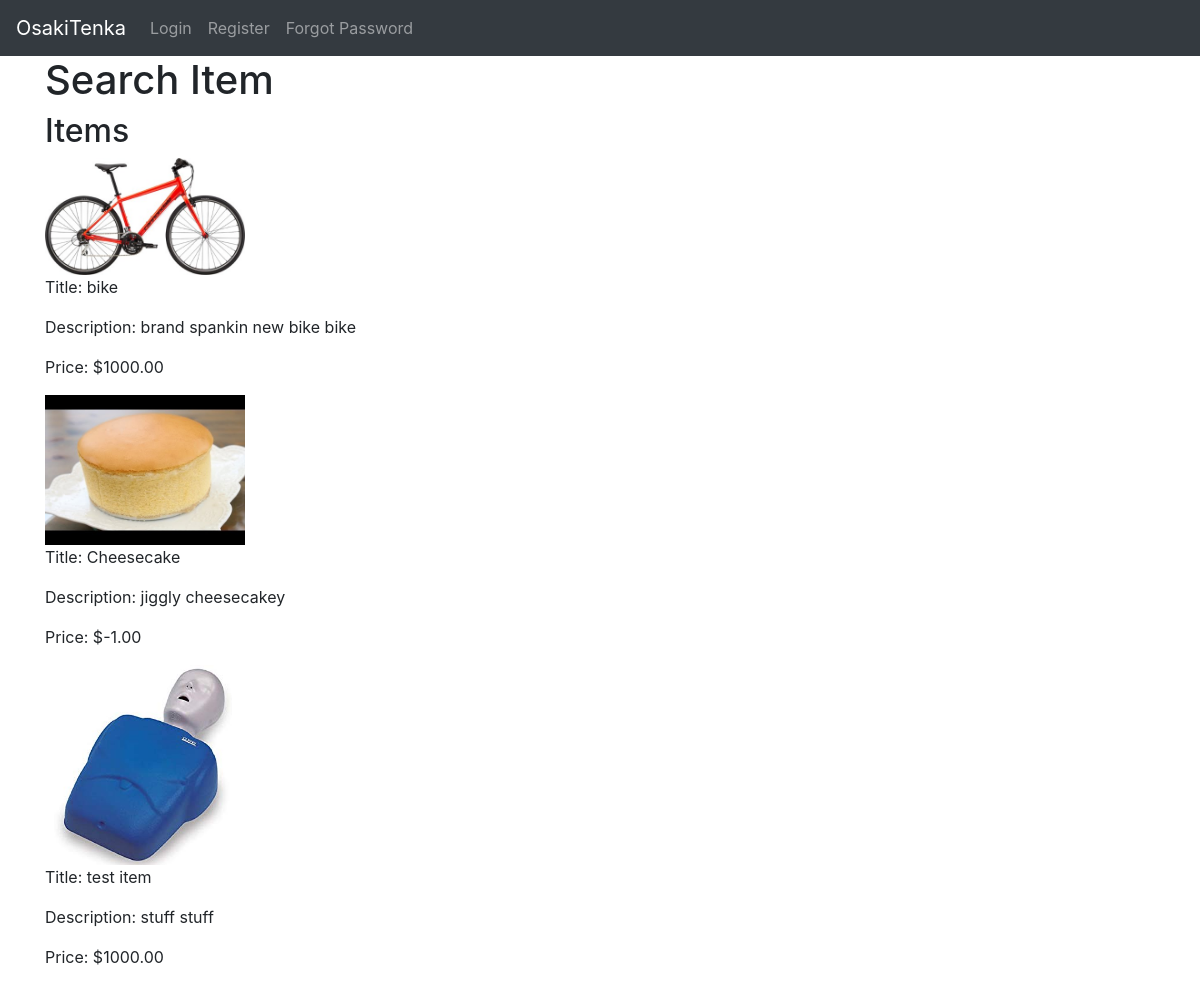
The page /product/search-item/ on the database as committed earlier.
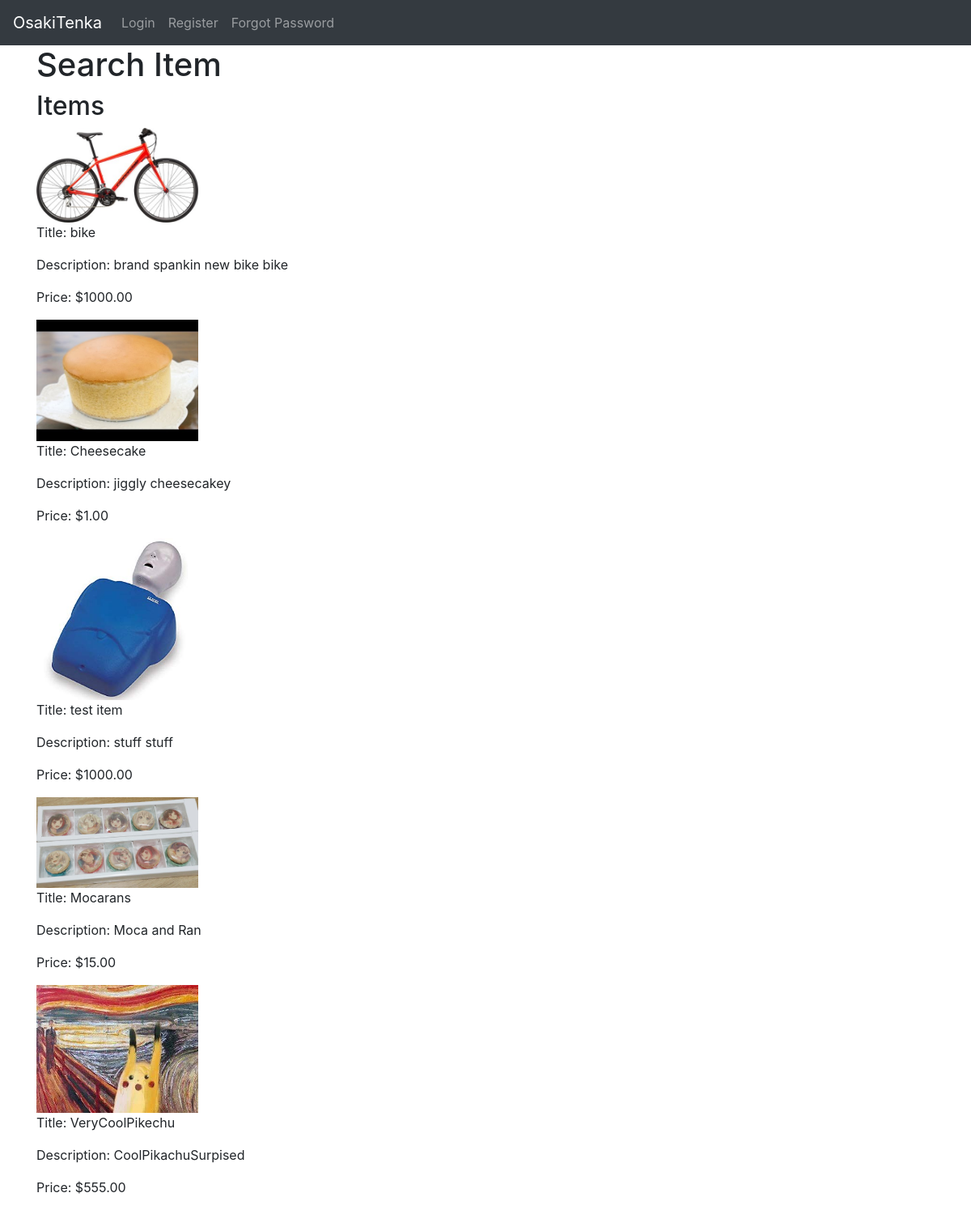
The same page on the database as committed later.
### products/models.py (models this page shows)
class ProductsImage(models.Model):
	product = models.ForeignKey(Product, related_name='product', on_delete=models.CASCADE)
	image = models.ImageField(upload_to='product_image', blank=True)

class Product(models.Model):
	seller = models.ForeignKey(User, related_name='seller', null=True, on_delete=models.SET_NULL)
	title = models.CharField(max_length=500)
	description = models.CharField(max_length=500, blank=True)
	keywords = models.CharField(max_length=500)
	price = models.DecimalField(max_digits=20, decimal_places=2, validators = [MinValueValidator(decimal.Decimal('0.01'))])
	created_date = models.DateTimeField(auto_now_add=True)
	updated_date = models.DateTimeField(auto_now=True)
	num_purchased = models.IntegerField(default=0)
	num_viewed = models.IntegerField(default=0)
	category = models.CharField(choices = CATEGORY_CHOICES, max_length = 4, default = 'GEN')

### products/views.py (the view)
# urls.py: path('search-item/', views.search_item, name='search_item'),
def search_item(request):
		item = Product.objects.all()
		img = ProductsImage.objects.all()
		if request.method == 'POST':
			text = request.POST.get('textfield', None)
			try:
				item = item.filter(title__icontains= text).order_by('-num_purchased', '-num_viewed')
			except:
				return redirect('search_item')
		args = {
			'item': item,
			'img': img,
			}
		return render(request, 'products/search_item.html', args)

### products/templates/products/search_item.html (shortened to what this page needs)
{% extends 'base.html' %}
{% block body %}
<div class="container">
	<h1>Search Item</h1>
	<h2>Items</h2>
		{% for itm in item %}
			{% for itmimg in img %}
			{% if itmimg.product == itm %}
				<a href="{% url 'view_item' pk=itm.id %}">
					<div><img src="{{ itmimg.image.url }}" width="200"></div>
				</a>
			{% endif %}
			{% endfor %}
			<p>Title: {{ itm.title }} </p>
			<p>Description: {{ itm.description }}</p>
			<p>Price: ${{ itm.price }}</p>
		{% endfor %}
</div>
{% endblock %}

Rows that differ between the two databases and show on the page:
changed Product "Cheesecake": price "-1.00" → "1.00"
added Product: title "Mocarans", description "Moca and Ran", price "15.00"
added ProductsImage: image (picture), shown under "Mocarans"
added Product: title "VeryCoolPikechu", description "CoolPikachuSurpised", price "555.00"
added ProductsImage: image (picture), shown under "VeryCoolPikechu"
